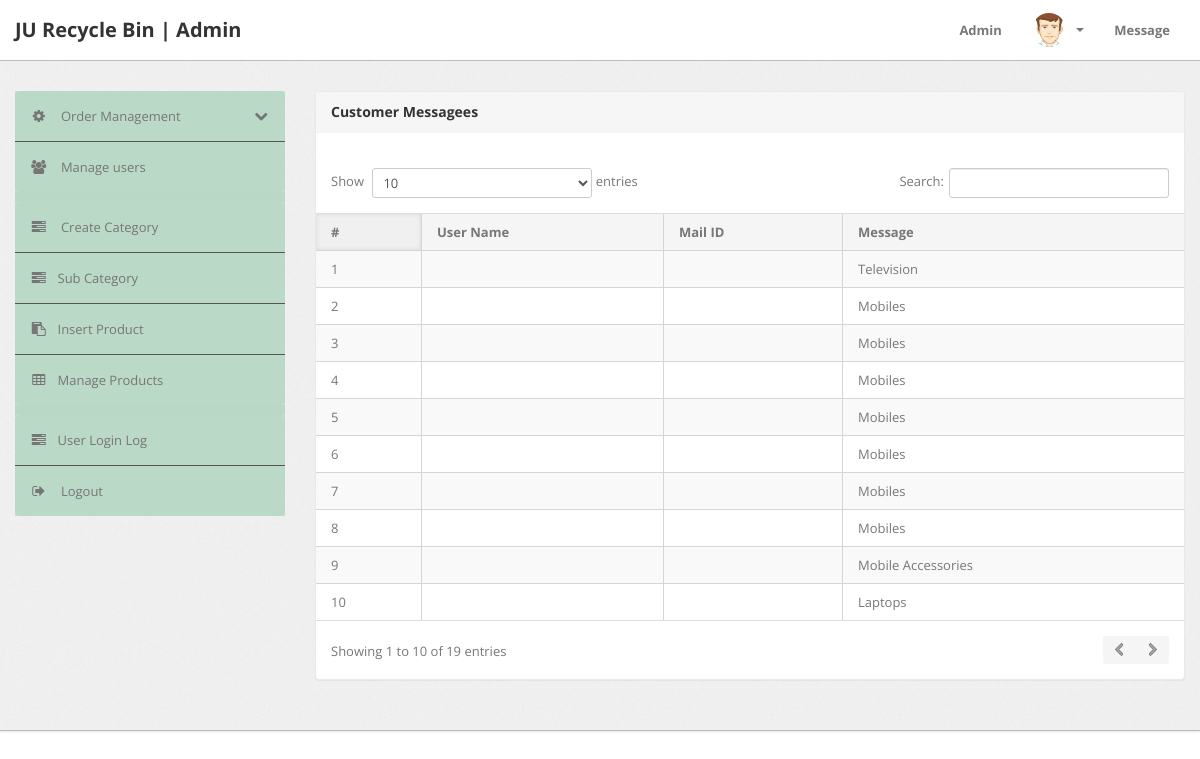
/admin/message.php (signed in), run on an earlier commit of the app's database.
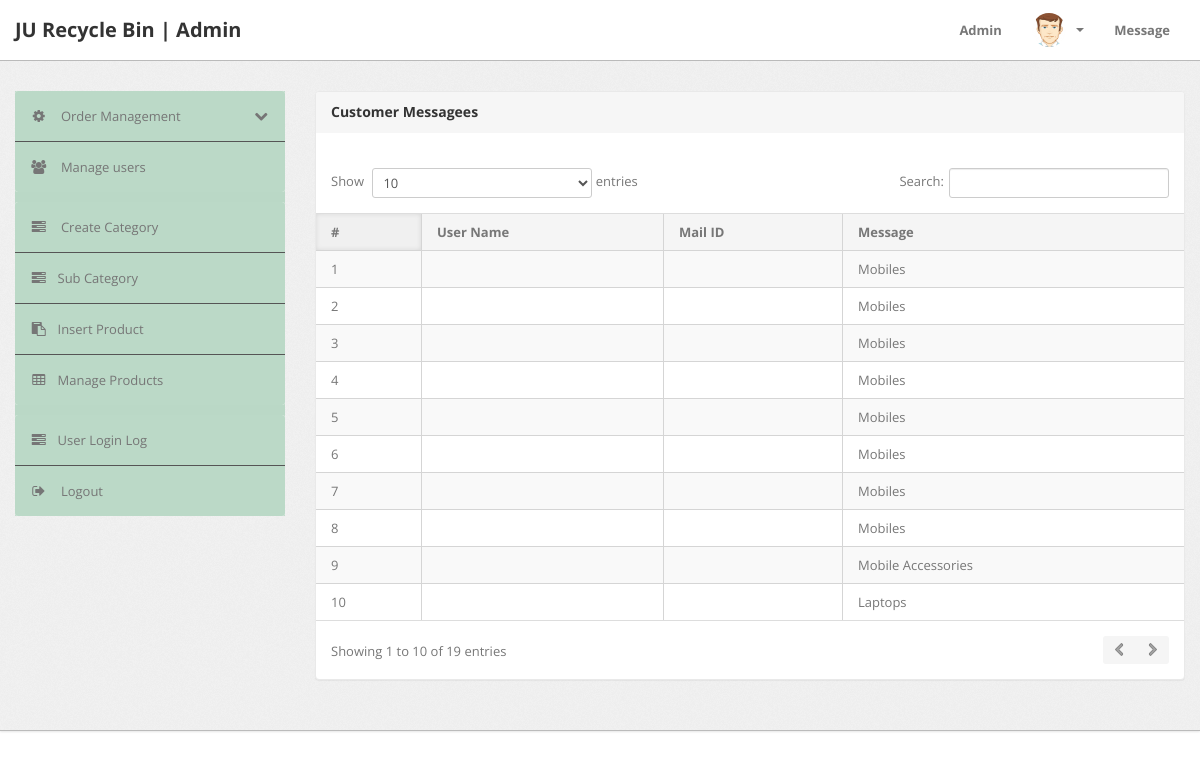
And on a later commit of the database.
### tables this page shows
CREATE TABLE `products` (
  `id` int(11) NOT NULL,
  `category` int(11) NOT NULL,
  `subCategory` int(11) DEFAULT NULL,
  `productName` varchar(255) DEFAULT NULL,
  `productCompany` varchar(255) DEFAULT NULL,
  `productPrice` int(11) DEFAULT NULL,
  `productPriceBeforeDiscount` int(11) DEFAULT NULL,
  `productDescription` longtext,
  `productImage1` varchar(255) DEFAULT NULL,
  `productImage2` varchar(255) DEFAULT NULL,
  `productImage3` varchar(255) DEFAULT NULL,
  `shippingCharge` int(11) DEFAULT NULL,
  `productAvailability` varchar(255) DEFAULT NULL,
  `postingDate` timestamp NULL DEFAULT CURRENT_TIMESTAMP,
  `updationDate` varchar(255) DEFAULT NULL
);

CREATE TABLE `subcategory` (
  `id` int(11) NOT NULL,
  `categoryid` int(11) DEFAULT NULL,
  `subcategory` varchar(255) DEFAULT NULL,
  `creationDate` timestamp NULL DEFAULT CURRENT_TIMESTAMP,
  `updationDate` varchar(255) DEFAULT NULL
);

### admin/message.php (the view, shortened to what this page needs)
<?php
include('include/config.php');
if(strlen($_SESSION['alogin'])==0)
	{
header('location:index.php');
}
else{
?>
<!DOCTYPE html>
<html lang="en">
<head>
	<link type="text/css" href="bootstrap/css/bootstrap.min.css" rel="stylesheet">
	<link type="text/css" href="bootstrap/css/bootstrap-responsive.min.css" rel="stylesheet">
	<link type="text/css" href="css/theme.css" rel="stylesheet">
	<link type="text/css" href="images/icons/css/font-awesome.css" rel="stylesheet">
</head>
<body>
<?php include('include/header.php');?>
	<div class="wrapper">
		<div class="container">
			<div class="row">
<?php include('include/sidebar.php');?>
			<div class="span9">
					<div class="content">
	<div class="module">
							<div class="module-head">
								<h3>Customer Messagees</h3>
							</div>
							<div class="module-body table">
									<br />
								<table cellpadding="0" cellspacing="0" border="0" class="datatable-1 table table-bordered table-striped	 display" width="100%">
									<thead>
										<tr>
											<th>#</th>
											<th>User Name</th>
											<th>Mail ID</th>
											<th>Message</th>
										</tr>
									</thead>
									<tbody>
<?php $query=mysqli_query($con,"select products.*,category.categoryName,subcategory.subcategory from products join category on category.id=products.category join subcategory on subcategory.id=products.subCategory");
$cnt=1;
while($row=mysqli_fetch_array($query))
{
?>
										<tr>
											<td><?php echo htmlentities($cnt);?></td>
											<td><?php echo htmlentities($row['name']);?></td>
											<td><?php echo htmlentities($row['email']);?></td>
											<td><?php echo htmlentities($row['subcategory']);?></td>
										</tr>
										<?php $cnt=$cnt+1; } ?>
								</table>
							</div>
						</div>
					</div>
				</div>
			</div>
		</div>
	</div>
<?php include('include/footer.php');?>
</body>
<?php } ?>

What changed in the data, as far as the page shows it:
changed through a linked row, products (number 1 of 10 on the later page): subcategory.subcategory "Television" → "Mobiles"
